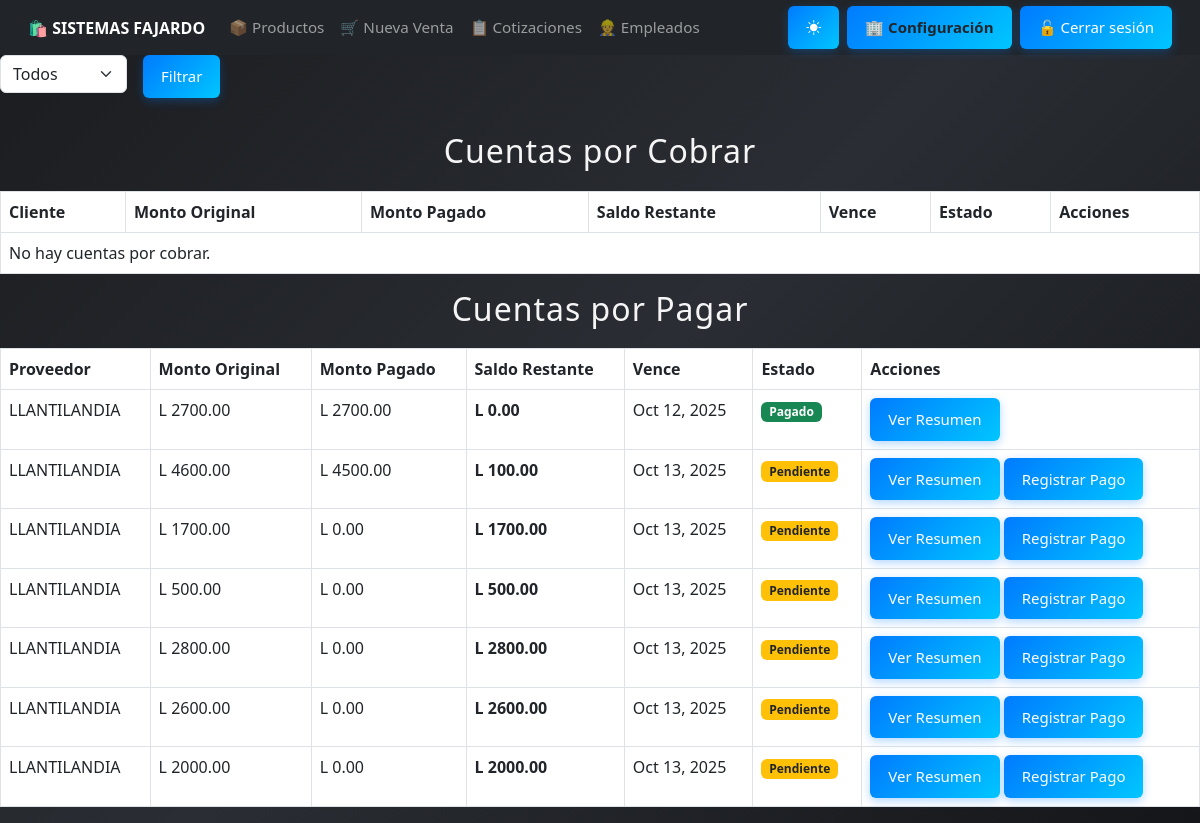
/cuentas/ (signed in), run on an earlier commit of the app's database.
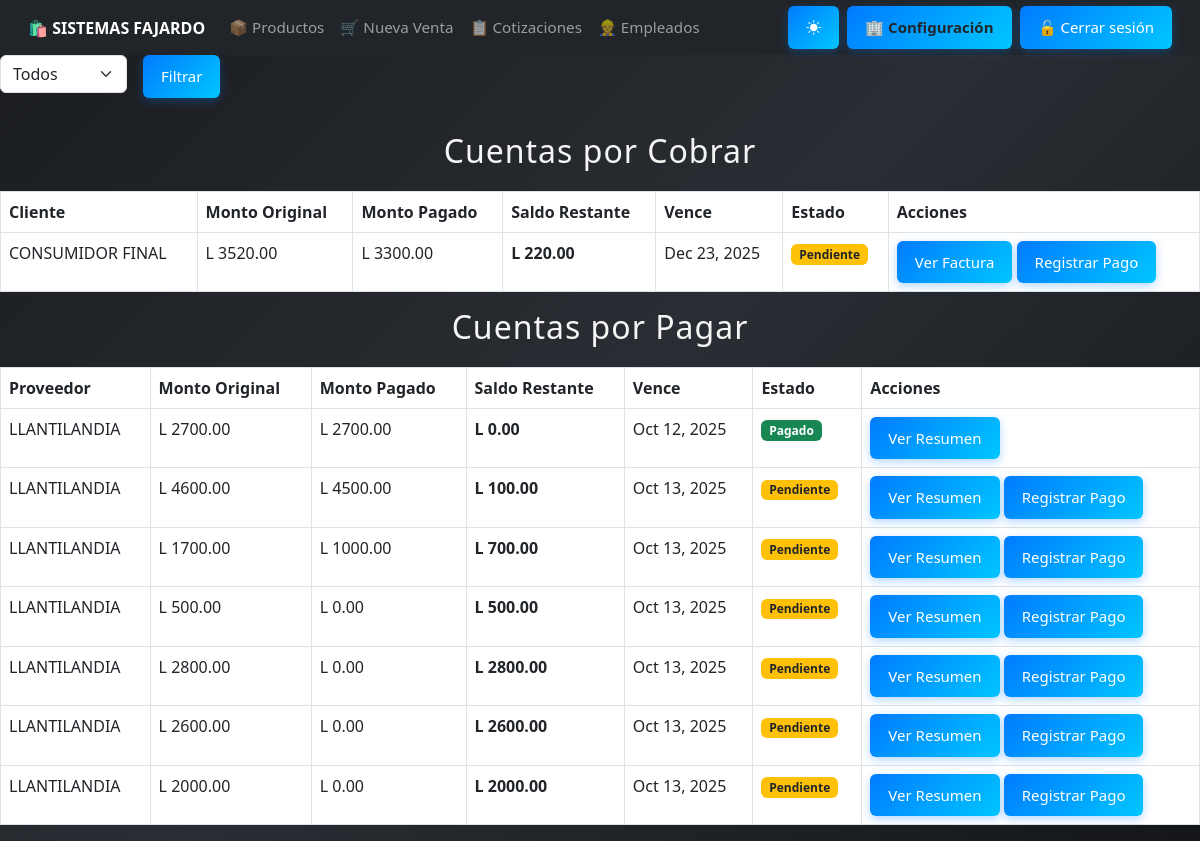
And on a later commit of the database.
### core/models.py (models this page shows, shortened)
class CuentaPorPagar(models.Model):
    proveedor         = models.ForeignKey(Proveedor, on_delete=models.CASCADE)
    compra            = models.ForeignKey(Compra, on_delete=models.CASCADE)
    monto_pendiente   = models.DecimalField(max_digits=10, decimal_places=2)
    fecha_vencimiento = models.DateField()
    estado            = models.CharField(
        max_length=20,
        choices=[('pendiente', 'Pendiente'), ('pagado', 'Pagado')]
    )
    fecha_pago        = models.DateField(null=True, blank=True)
    monto_pagado      = models.DecimalField(max_digits=10, decimal_places=2, default=0)
    @property
    def saldo_restante(self):
        return self.monto_pendiente - self.monto_pagado

class Proveedor(models.Model):
    nombre    = models.CharField(max_length=100)
    direccion = models.TextField(blank=True)
    telefono  = models.CharField(max_length=20, blank=True)
    correo    = models.EmailField(blank=True)

class CuentaPorCobrar(models.Model):
    cliente           = models.ForeignKey(Cliente, on_delete=models.CASCADE)
    venta             = models.ForeignKey(
        Venta,
        on_delete=models.CASCADE,
        related_name='cuentaporcobrar'  # 🔹 Esto permite venta.cuentaporcobrar.all() o .first()
    )
    monto_pendiente   = models.DecimalField(max_digits=10, decimal_places=2)
    fecha_vencimiento = models.DateField()
    estado            = models.CharField(
        max_length=20,
        choices=[('pendiente', 'Pendiente'), ('pagado', 'Pagado')]
    )
    fecha_pago        = models.DateField(null=True, blank=True)
    monto_pagado      = models.DecimalField(max_digits=10, decimal_places=2, default=0)
    @property
    def saldo_restante(self):
        return self.monto_pendiente - self.monto_pagado

class Cliente(models.Model):
    nombre = models.CharField(max_length=150)
    rtn = models.CharField(max_length=20, blank=True, null=True)
    direccion = models.CharField(max_length=255, blank=True, null=True)
    telefono = models.CharField(max_length=20, blank=True, null=True)

### core/views.py (the view)
# urls.py: path('cuentas/', views.resumen_cuentas, name='resumen_cuentas'),
@login_required
@permission_required('core.view_cuentaporcobrar', raise_exception=True)
@permission_required('core.view_cuentaporpagar', raise_exception=True)
def resumen_cuentas(request):
    estado = request.GET.get('estado')  # puede ser 'pendiente', 'pagado' o None
    por_cobrar = CuentaPorCobrar.objects.all()
    por_pagar = CuentaPorPagar.objects.all()
    if estado:
        por_cobrar = por_cobrar.filter(estado=estado)
        por_pagar = por_pagar.filter(estado=estado)
    return render(request, 'resumen_cuentas.html', {
        'por_cobrar': por_cobrar,
        'por_pagar': por_pagar,
        'estado_seleccionado': estado
    })

### core/context_processors.py (called while the page is built)
def empresa_context(request):
    try:
        empresa = EmpresaConfig.objects.get(pk=1)
    except EmpresaConfig.DoesNotExist:
        empresa = None
    return {
        'empresa': empresa
    }

### core/templates/resumen_cuentas.html (shortened to what this page needs)
{% extends 'base.html' %}
{% block content %}
<form method="get" class="row g-3 mb-4">
  <div class="col-auto">
    <select name="estado" class="form-select">
      <option value="" {% if not estado_seleccionado %}selected{% endif %}>Todos</option>
    </select>
  </div>
  <div class="col-auto">
    <button type="submit" class="btn btn-primary">Filtrar</button>
  </div>
</form>
<h2>Cuentas por Cobrar</h2>
<table class="table table-bordered">
  <thead>
    <tr>
      <th>Cliente</th>
      <th>Monto Original</th>
      <th>Monto Pagado</th>
      <th>Saldo Restante</th>
      <th>Vence</th>
      <th>Estado</th>
      <th>Acciones</th>
    </tr>
  </thead>
  <tbody>
    {% for cuenta in por_cobrar %}
    <tr>
      <td>{{ cuenta.cliente.nombre }}</td>
      <td>L {{ cuenta.monto_pendiente|floatformat:2 }}</td>
      <td>L {{ cuenta.monto_pagado|floatformat:2 }}</td>
      <td>
        <strong>L {{ cuenta.saldo_restante|floatformat:2 }}</strong>
      </td>
      <td>{{ cuenta.fecha_vencimiento|date:"M d, Y" }}</td>
      <td>
        {% if cuenta.estado == 'pendiente' %}
          <span class="badge bg-warning text-dark">Pendiente</span>
        {% else %}
          <span class="badge bg-success">Pagado</span>
        {% endif %}
      </td>
      <td>
        <a href="{% url 'factura' cuenta.venta.id %}" class="btn btn-sm btn-outline-primary">Ver Factura</a>
        {% if cuenta.estado == 'pendiente' %}
        <a href="{% url 'registrar_pago_cliente' cuenta.id %}" class="btn btn-sm btn-success">Registrar Pago</a>
        {% endif %}
      </td>
    </tr>
    {% empty %}
    <tr>
      <td colspan="7">No hay cuentas por cobrar.</td>
    </tr>
    {% endfor %}
  </tbody>
</table>
<h2>Cuentas por Pagar</h2>
<table class="table table-bordered">
  <thead>
    <tr>
      <th>Proveedor</th>
      <th>Monto Original</th>
      <th>Monto Pagado</th>
      <th>Saldo Restante</th>
      <th>Vence</th>
      <th>Estado</th>
      <th>Acciones</th>
    </tr>
  </thead>
  <tbody>
    {% for cuenta in por_pagar %}
    <tr>
      <td>{{ cuenta.proveedor.nombre }}</td>
      <td>L {{ cuenta.monto_pendiente|floatformat:2 }}</td>
      <td>L {{ cuenta.monto_pagado|floatformat:2 }}</td>
      <td>
        <strong>L {{ cuenta.saldo_restante|floatformat:2 }}</strong>
      </td>
      <td>{{ cuenta.fecha_vencimiento|date:"M d, Y" }}</td>
      <td>
        {% if cuenta.estado == 'pendiente' %}
          <span class="badge bg-warning text-dark">Pendiente</span>
        {% else %}
          <span class="badge bg-success">Pagado</span>
        {% endif %}
      </td>
      <td>
        <a href="{% url 'resumen_compra' cuenta.compra.id %}" class="btn btn-sm btn-outline-success">Ver Resumen</a>
        {% if cuenta.estado == 'pendiente' %}
        <a href="{% url 'registrar_pago_proveedor' cuenta.id %}" class="btn btn-sm btn-success">Registrar Pago</a>
        {% endif %}
      </td>
    </tr>
    {% empty %}
    <tr>
      <td colspan="7">No hay cuentas por pagar.</td>
    </tr>
    {% endfor %}
  </tbody>
</table>
{% endblock %}

What changed in the data, as far as the page shows it:
added CuentaPorCobrar: cliente.nombre "CONSUMIDOR FINAL", monto_pendiente "3520.00", monto_pagado "3300.00", saldo_restante "220.00", fecha_vencimiento "Dec 23, 2025", estado "Pendiente"
changed CuentaPorPagar (number 3 of 7 on the later page): monto_pagado "0.00" → "1000.00"; saldo_restante "1700.00" → "700.00"
Also different on the page:
text no longer shown: "No hay cuentas por cobrar."
